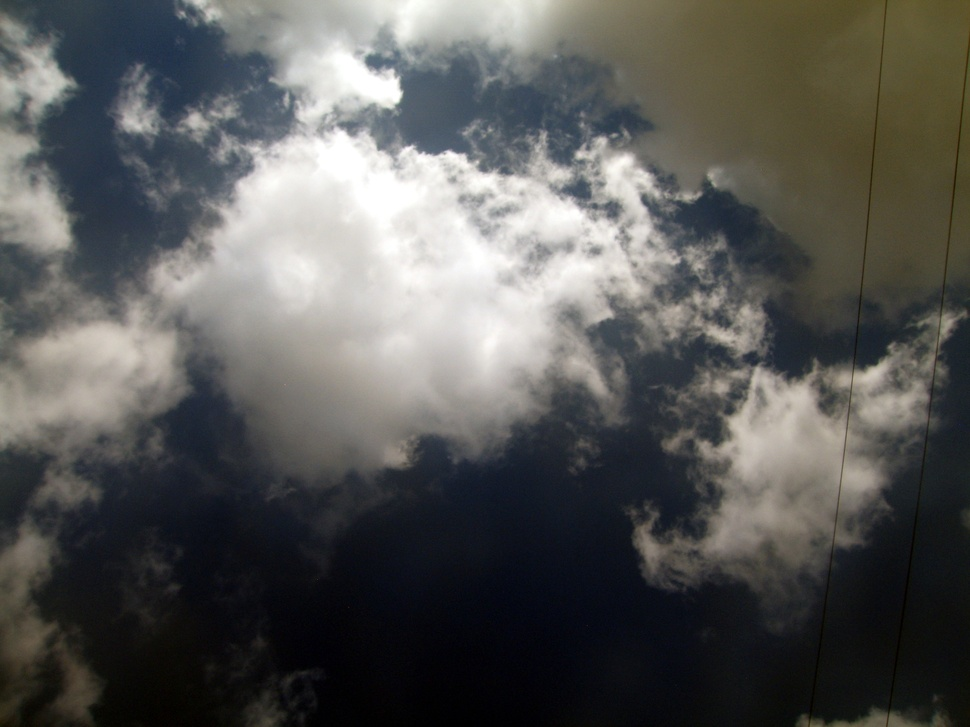
#> input picture img/20160825-143207-156-2_aff_applied.jpg, 970 x 727 px, shrunk from 3072 x 2304 before the run, given in place of 20160825-143207-156-2_aff_applied.png, which was not available
$ jupyter execute --allow-errors Find-Cloud-2Images.ipynb   (shell and % lines are left out)   (Python 2 division)
#> lines starting #> are read from the running program, lines starting #| are printed output that depends on the picture; pictures that were not available may be replaced by others from this repository, and a replacement may not be noted
[cell 1]
import numpy as np
from PIL import Image
import matplotlib.pyplot as plt

[cell 2]
np.set_printoptions(precision=4)

[cell 3]
# g === area (big image)
# f === fragment
g = Image.open('img/20160825-143207-156-2_aff_applied.png').convert('L')
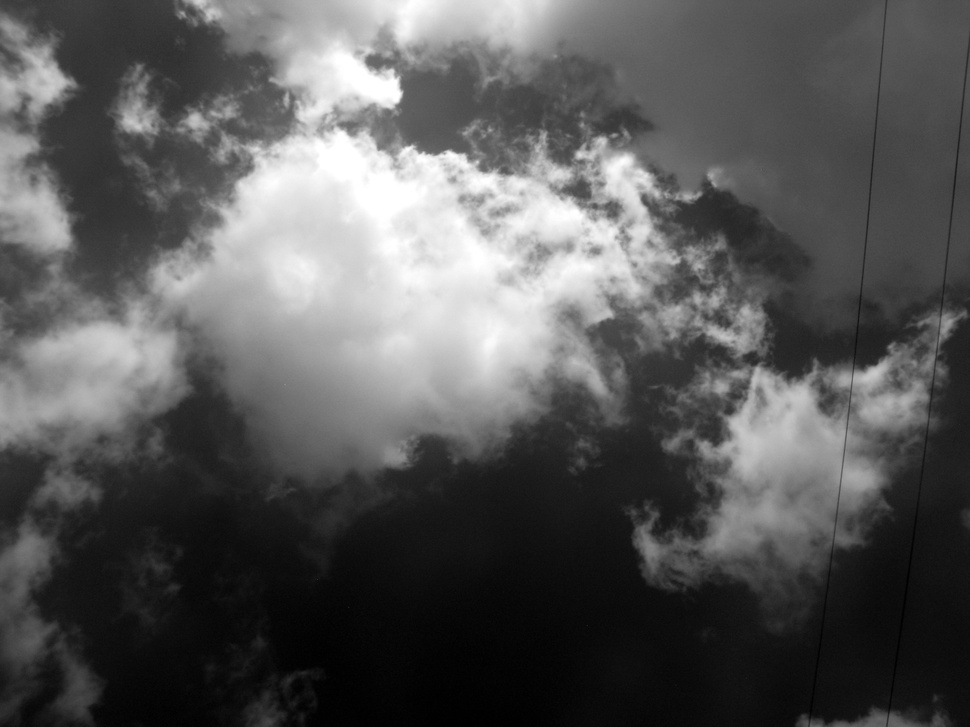
#> g: PIL image 970x727 L; min 0, max 255, mean 87.7

wg = g.width // 6
#> wg = 161
hg = g.height // 6
#> hg = 121
xg = 200
yg = 200

box = (xg, yg, xg + wg, yg + hg)
#> box = (200, 200, 361, 321)
g = g.crop(box)
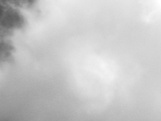
#> g: PIL image 161x121 L; min 84, max 255, mean 199.2
g

[cell 4]
print g.size
#| (161, 121)
g_mat = np.asarray(g.getdata(), dtype=np.int8).reshape(g.size[1], g.size[0])

[cell 5]
# Crop fragment from area image
wf = 100
hf = 100
# For moving averages computing -- not needed anymore
offset_x = 20
offset_y = 20
xf = np.random.randint(offset_x, g.size[0] - wf - offset_x)
#> xf = 32
#> (the rest of this cell did not finish here and is left out)

#> (a cell that did not finish here is left out)

[cell 7]
num_shades = 256
# Create indicators of f
# of size == g.size
chi = np.zeros((num_shades, g.size[1], g.size[0]), dtype=bool)

#> (a cell that did not finish here is left out)

[cell 9]
Image.fromarray(chi.sum(axis=0).astype('uint8')*(num_shades - 1), 'L')

#> (a cell that did not finish here is left out)

[cell 11]
fft_chi = np.fft.fft2(chi)

[cell 12]
fft_g = np.fft.fft2(g_mat)

[cell 13]
# Scalar product (g_frag, chi[i])
sp_g_frag_chi = np.zeros((num_shades, g.size[1] - hf, g.size[0] - wf))

#> (the rest of this cell did not finish here and is left out)

[cell 14]
# || Projection of g_frag on f ||^2
norm_pr_gfrag_sqr = np.zeros((g.size[1] - hf, g.size[0] - wf))
#> (the rest of this cell did not finish here and is left out)

[cell 15]
plt.plot(norm_pr_gfrag_sqr.ravel())
#> norm_pr_gfrag_sqr: shape (21, 61) float64; every value is 0

[cell 16]
w_norm = norm_pr_gfrag_sqr.shape[1]
#> w_norm = 61
idx_pr = norm_pr_gfrag_sqr.argmax()
#> idx_pr = 0
#> (the rest of this cell did not finish here and is left out)

#> (a cell that did not finish here is left out)

[cell 18]
# chi_X -- const field of vision
# 1 1 1 0 0 ... 0
# 1 1 1 0 0 ... 0
# 1 1 1 0 0 ... 0
# 0 0 0 0 0 ... 0
# . . .
# 0 0 0 0 0 ... 0
chi_X = np.zeros((g.size[1], g.size[0]), dtype=bool)
chi_X[:hf, :wf] = np.ones((hf, wf))

# || g ||^2
fft_gsqr = np.fft.fft2(g_mat ** 2)
fft_chi_X = np.fft.fft2(chi_X)
norm_gfrag_sqr = np.fft.ifft2(fft_gsqr * fft_chi_X)[hf:, wf:].astype('float')
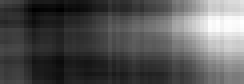
#> norm_gfrag_sqr: shape (21, 61) float64 (shown 4 times larger); min -195273, max -147428, mean -179258.5; drawn with min black and max white

norm_gfrag_sqr = abs(norm_gfrag_sqr)
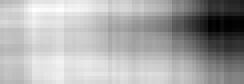
#> norm_gfrag_sqr: shape (21, 61) float64 (shown 4 times larger); min 147428, max 195273, mean 179258.5; drawn with min black and max white

[cell 19]
plt.plot(norm_gfrag_sqr.ravel())
#> figure, not shown here; curve peaks at x = 130, y = 195273

[cell 20]
# E_gfrag = np.fft.ifft2(fft_g * fft_chi_X)[hf:, wf:].astype('float')
norm_E_gfrag_sqr = np.fft.ifft2(fft_g * fft_chi_X)[hf:, wf:].astype('float') \
                        ** 2 / (hf * wf)
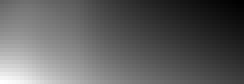
#> norm_E_gfrag_sqr: shape (21, 61) float64 (shown 4 times larger); min 15152801.9, max 37136104.7, mean 23395068.9; drawn with min black and max white

norm_E_gfrag_sqr = abs(norm_E_gfrag_sqr)

[cell 21]
plt.plot(norm_E_gfrag_sqr.ravel())
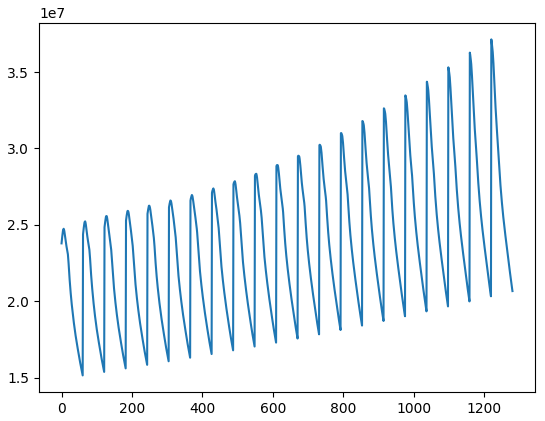
#> figure drawn by matplotlib, 1 panel; curve peaks at x = 1220, y = 37136104.7

[cell 22]
numerator = norm_gfrag_sqr - norm_pr_gfrag_sqr
plt.plot(numerator.ravel())

[cell 23]
denominator = norm_pr_gfrag_sqr - norm_E_gfrag_sqr
plt.plot(denominator.ravel())
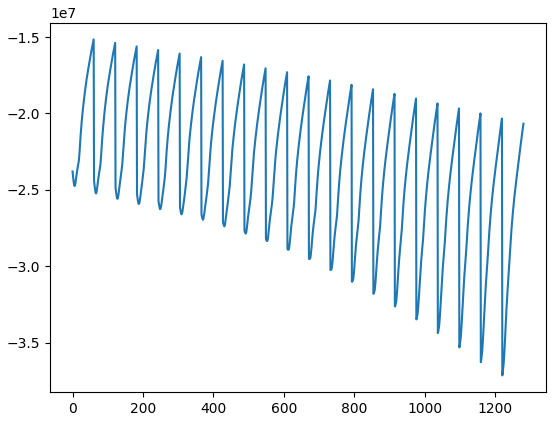
#> figure drawn by matplotlib, 1 panel; curve peaks at x = 60, y = -15152801.9

[cell 24]
w_norm = norm_pr_gfrag_sqr.shape[1]
idx_denom = denominator.ravel().argmax()
#> idx_denom = 60
#> (the rest of this cell did not finish here and is left out)

#> (a cell that did not finish here is left out)

[cell 26]
tau = abs(numerator) / abs(denominator)
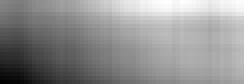
#> tau: shape (21, 61) float64 (shown 4 times larger); min 0.00489, max 0.0101, mean 0.00787; drawn with min black and max white
plt.plot(tau.ravel())
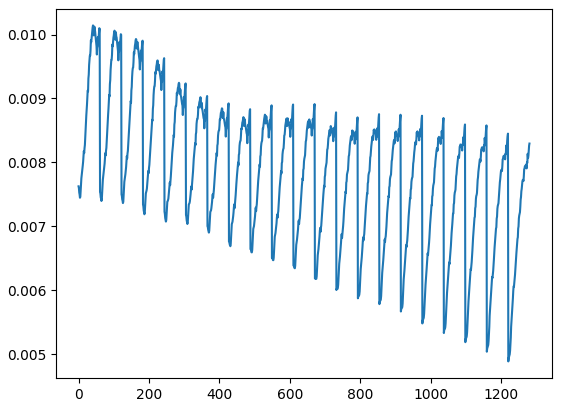
#> figure drawn by matplotlib, 1 panel; curve peaks at x = 41, y = 0.0101

[cell 27]
index = tau.argmin()
#> index = 1220
x_min = index % tau.shape[1] + 1
#> x_min = 1
y_min = index // tau.shape[1] + 1
#> y_min = 21
print index
#| 1220
#> (the rest of this cell did not finish here and is left out)

[cell 28]
Image.fromarray(g_mat[y_min : y_min + hf , x_min : x_min + wf], 'L')
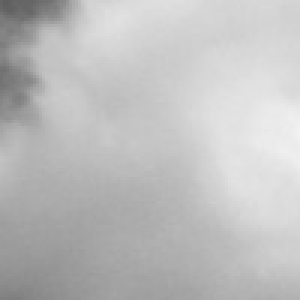
#> Out: PIL image 100x100 L (shown 3 times larger); min 95, max 241, mean 190.4

$ run again, with img/20160825-143207-156-1.jpg copied over img/20160825-143207-156-2_aff_applied.jpg
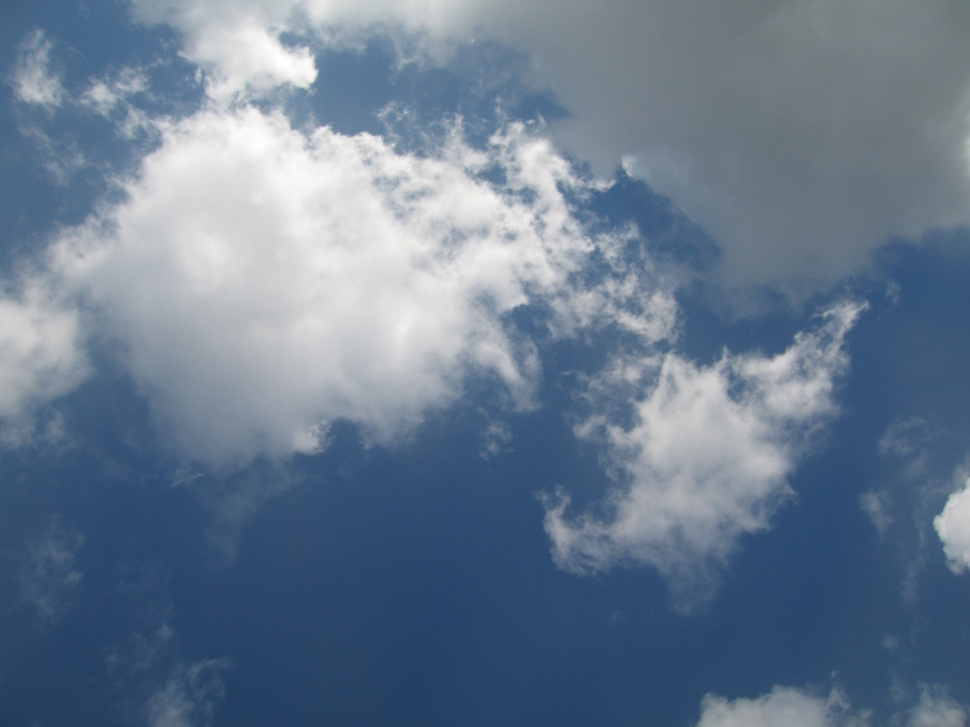
#> input picture img/20160825-143207-156-1.jpg, 970 x 727 px, shrunk from 3072 x 2304 before the run, given in place of 20160825-143207-156-2_aff_applied.png, which was not available
#| (161, 121)
#> norm_pr_gfrag_sqr: shape (21, 61) float64; every value is 0
#> idx_denom = 60
#> `[cell 26] tau = abs(numerator) / abs(denominator) plt.plot(tau.ravel())`:
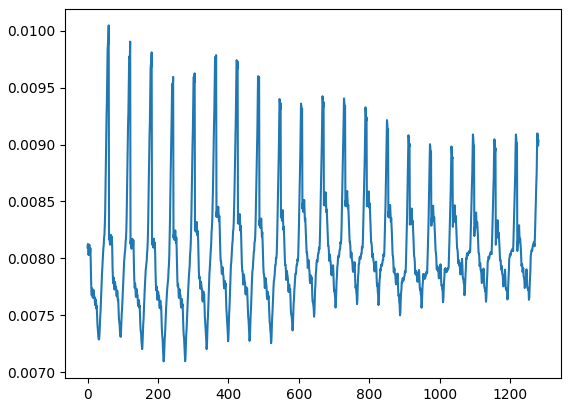
#> figure drawn by matplotlib, 1 panel; curve peaks at x = 60, y = 0.01
#> index = 216
#> x_min = 34
#> y_min = 4
#| 216
#> `Image.fromarray(g_mat[y_min : y_min + hf , x_min : x_min + wf], 'L')`:
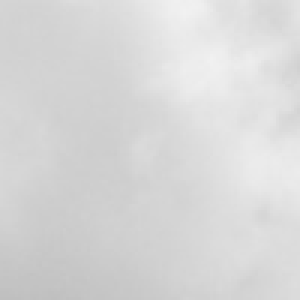
#> Out: PIL image 100x100 L (shown 3 times larger); min 191, max 241, mean 215.4
